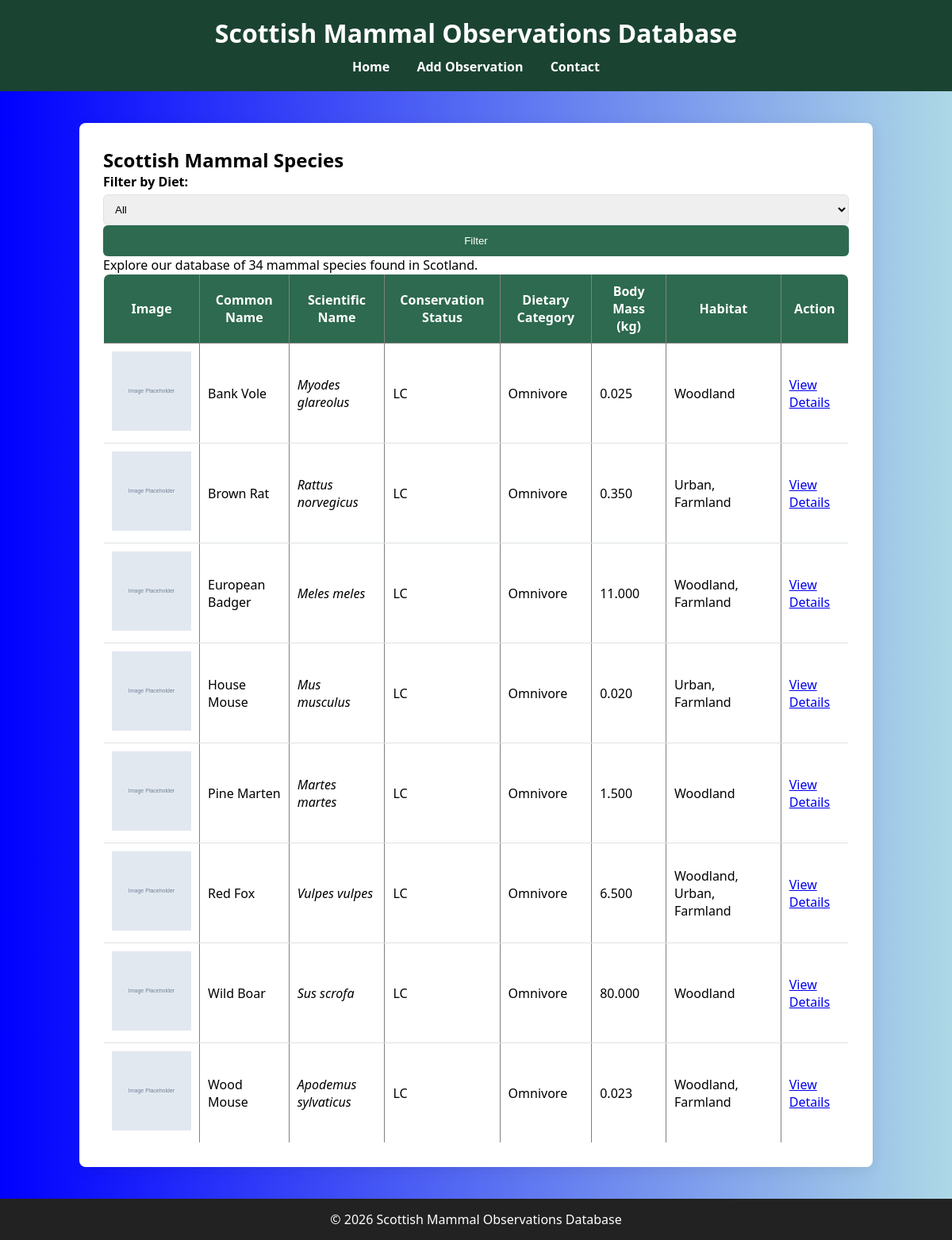
Page /index.php?diet=Omnivore on the committed database.
### tables this page shows
CREATE TABLE `species` (
  `gbif_species_key` int(11) NOT NULL COMMENT 'GBIF (Global Biodiversity Information Facility) species identifier',
  `species_name` varchar(100) NOT NULL COMMENT 'Scientific name of the species',
  `common_name` varchar(100) DEFAULT NULL COMMENT 'Common English name',
  `iucn_red_list_category` varchar(10) DEFAULT NULL COMMENT 'IUCN Red List conservation status code',
  `body_mass_kg` decimal(10,3) DEFAULT NULL COMMENT 'Typical body mass in kilograms',
  `dietary_category` varchar(50) DEFAULT NULL COMMENT 'Primary dietary classification (Herbivore, Carnivore, Omnivore, Insectivore, Piscivore)',
  `uk_protection_status` varchar(255) DEFAULT NULL COMMENT 'UK legal protection status and relevant legislation',
  `habitat` varchar(100) DEFAULT NULL COMMENT 'Primary habitat types',
  `image_url` varchar(255) DEFAULT NULL COMMENT 'URL to species image (e.g., from Wikimedia Commons)',
  PRIMARY KEY (`gbif_species_key`),
  KEY `idx_species_name` (`species_name`),
  KEY `idx_dietary_category` (`dietary_category`),
  KEY `idx_iucn_category` (`iucn_red_list_category`)
);

### includes/config.php (called while the page is built, shortened)
<?php
function e($string) {
    return htmlspecialchars($string, ENT_QUOTES, 'UTF-8');
}

### index.php (the view, shortened to what this page needs)
<?php
$pdo = getDbConnection();
$diet = $_GET['diet'] ?? '';
if ($diet) {
    $stmt = $pdo->prepare('
        SELECT
            gbif_species_key,
            species_name,
            common_name,
            iucn_red_list_category,
            dietary_category,
            body_mass_kg,
            habitat,
            image_url
        FROM species
        WHERE dietary_category = ?
        ORDER BY common_name
    ');
    $stmt->execute([$diet]);
}
$species = $stmt->fetchAll();
require_once 'includes/header.php';
?>
<h2>Scottish Mammal Species</h2>
<form method="GET">
    <label>Filter by Diet:</label>
    <select name="diet">
        <option value="">All</option>
    </select>
    <button type="submit">Filter</button>
</form>
<p>Explore our database of 34 mammal species found in Scotland.</p>
<?php if (empty($species)): ?>
    <p>No species found in the database.</p>
<?php else: ?>
    <table border="1" cellpadding="10">
        <thead>
            <tr>
                <th>Image</th>
                <th>Common Name</th>
                <th>Scientific Name</th>
                <th>Conservation Status</th>
                <th>Dietary Category</th>
                <th>Body Mass (kg)</th>
                <th>Habitat</th>
                <th>Action</th>
            </tr>
        </thead>
        <tbody>
            <?php foreach ($species as $sp): ?>
                <tr>
                    <td>
                        <img src="<?php echo htmlspecialchars($sp['image_url'] ?? 'images/placeholder.svg'); ?>" width="100">
                    </td>
                    <td><?php echo e($sp['common_name']); ?></td>
                    <td>
                        <em><?php echo e($sp['species_name']); ?></em>
                    </td>
                    <td>
                        <?php echo $sp['iucn_red_list_category'] ? e($sp['iucn_red_list_category']) : '—'; ?>
                    </td>
                    <td><?php echo e($sp['dietary_category']); ?></td>
                    <td><?php echo e($sp['body_mass_kg']); ?></td>
                    <td><?php echo e($sp['habitat']); ?></td>
                    <td>
                        <a href="species.php?key=<?php echo e($sp['gbif_species_key']); ?>">
                            View Details
                        </a>
                    </td>
                </tr>
            <?php endforeach; ?>
        </tbody>
    </table>
<?php endif; ?>
<?php require_once 'includes/footer.php'; ?>

### css/style.css (style rules this page uses)
:root { --clr-primary: #2d6a4f; --clr-primary-dark: #1b4332; --clr-primary-light: #52b788; --clr-accent: #f4a261; --clr-bg: #f8f9fa; --clr-surface: #ffffff; --clr-text: #212529; --clr-text-muted: #6c757d; --clr-border: #dee2e6; --radius: 8px; --shadow: 0 4px 20px rgba(0,0,0,0.08); }
* { box-sizing: border-box; margin: 0; padding: 0; }
body { font-family: 'Segoe UI', sans-serif; background: linear-gradient(to right, blue, lightblue); min-height: 100vh; }
label { font-weight: 600; margin-bottom: 5px; display: block; }
input, textarea, select { width: 100%; padding: 10px; border-radius: 6px; border: 1px solid var(--clr-border); }
button { width: 100%; padding: 12px; background: var(--clr-primary); color: white; border: none; border-radius: 6px; cursor: pointer; }
table { width: 100%; border-collapse: collapse; background: white; border-radius: var(--radius); overflow: hidden; }
th { background: var(--clr-primary); color: white; padding: 10px; }
td { padding: 10px; border-bottom: 1px solid var(--clr-border); }

### rows in the picture
species: common_name "Bank Vole", species_name "Myodes glareolus", iucn_red_list_category "LC", dietary_category "Omnivore", body_mass_kg "0.025", habitat "Woodland"
species: common_name "Brown Rat", species_name "Rattus norvegicus", iucn_red_list_category "LC", dietary_category "Omnivore", body_mass_kg "0.350", habitat "Urban, Farmland"
species: common_name "European Badger", species_name "Meles meles", iucn_red_list_category "LC", dietary_category "Omnivore", body_mass_kg "11.000", habitat "Woodland, Farmland"
species: common_name "House Mouse", species_name "Mus musculus", iucn_red_list_category "LC", dietary_category "Omnivore", body_mass_kg "0.020", habitat "Urban, Farmland"
species: common_name "Pine Marten", species_name "Martes martes", iucn_red_list_category "LC", dietary_category "Omnivore", body_mass_kg "1.500", habitat "Woodland"
species: common_name "Red Fox", species_name "Vulpes vulpes", iucn_red_list_category "LC", dietary_category "Omnivore", body_mass_kg "6.500", habitat "Woodland, Urban, Farmland"
species: common_name "Wild Boar", species_name "Sus scrofa", iucn_red_list_category "LC", dietary_category "Omnivore", body_mass_kg "80.000", habitat "Woodland"
species: common_name "Wood Mouse", species_name "Apodemus sylvaticus", iucn_red_list_category "LC", dietary_category "Omnivore", body_mass_kg "0.023", habitat "Woodland, Farmland"
